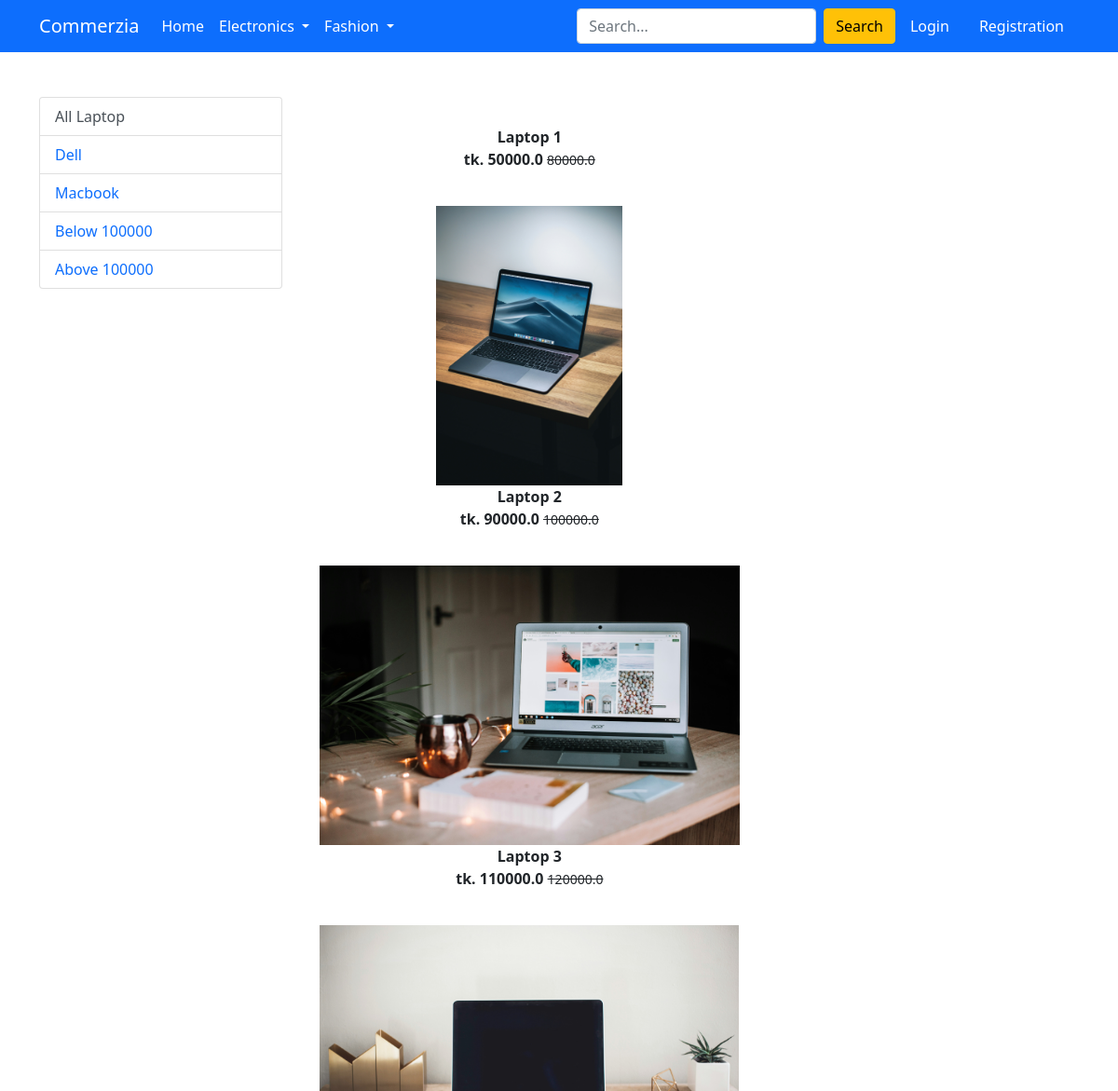
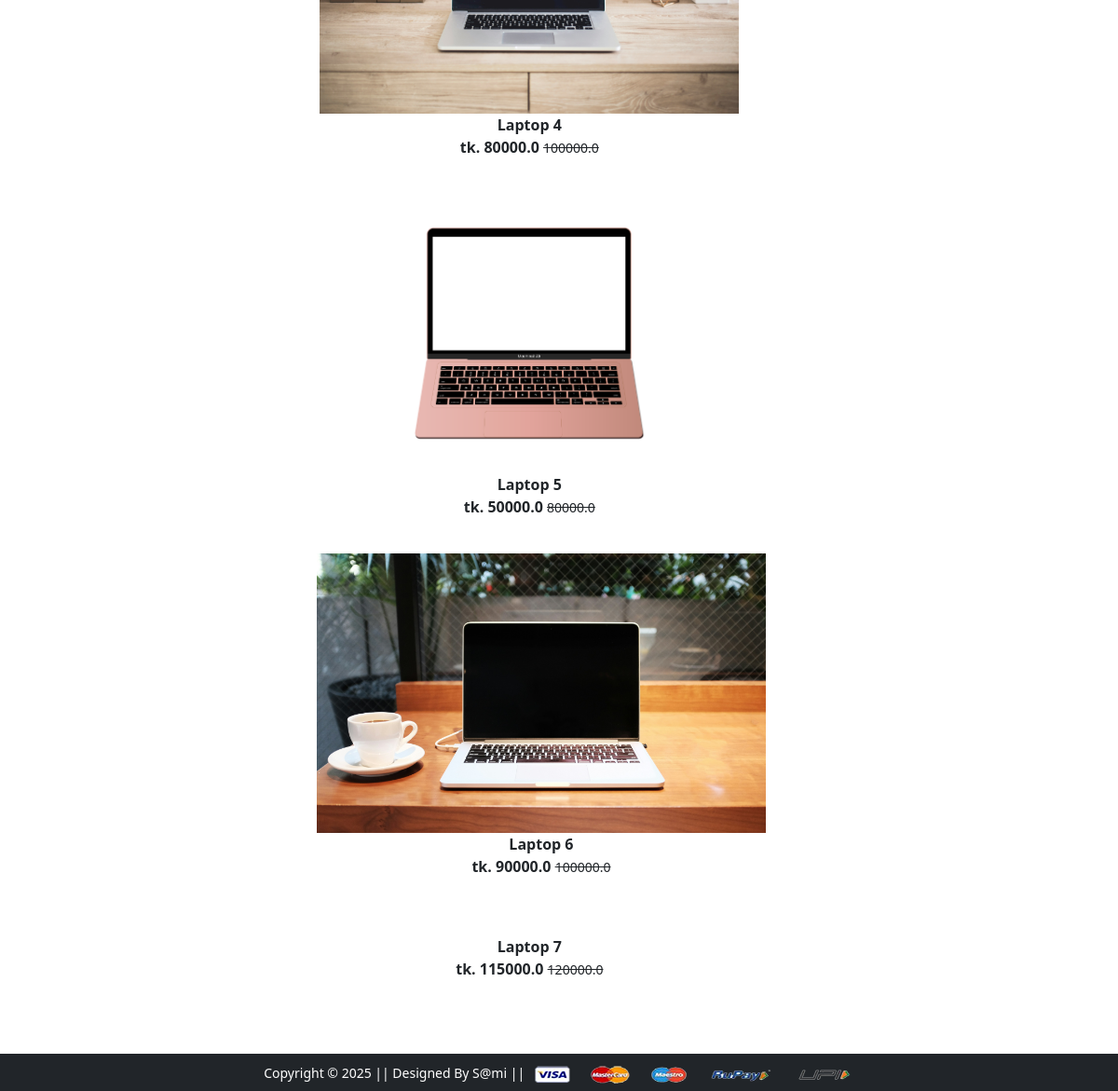
The app's page /laptop/ with its own data (2 pictures, top to bottom).
### app/models.py (models this page shows, shortened)
class Product(models.Model):
    title = models.CharField(max_length=155)
    selling_price = models.FloatField()
    discounted_price = models.FloatField()
    description = models.TextField()
    brand  = models.CharField(max_length=155)
    category = models.CharField(choices=CATEGORY_CHOICES,max_length=5)
    product_image = models.ImageField(upload_to='productimg')

### app/views.py (the view)
# urls.py: path('laptop/', views.laptop, name='laptop'),
def laptop(request,data=None):
 if data == None:
  laptops = Product.objects.filter(category='L')
 elif data == 'Dell' or data == 'Apple':
  laptops = Product.objects.filter(category='L').filter(brand=data)
 elif data == 'below':
  laptops = Product.objects.filter(category='L').filter(discounted_price__lt=100000)
 elif data == 'above':
  laptops = Product.objects.filter(category='L').filter(discounted_price__gt=100000)
 return render(request, 'app/laptop.html',{'laptop':laptops})

### app/templates/app/laptop.html (shortened to what this page needs)
{% extends 'app/base.html' %}
{% load static %}
{% block main-content %}
<div class="container my-5">
 <div class="row">
  <div class="col-sm-3">
    <div class="list-group">
        <a href="{% url 'laptop' %}" class="list-group-item list-group-item-action " aria-current="true">All Laptop</a>
        <a href="{% url 'laptopdata' 'Dell' %}" class="list-group-item list-gorup-item-action" aria-current="true">Dell</a>
        <a href="{% url 'laptopdata' 'Apple' %}" class="list-group-item list-gorup-item-action">Macbook</a>
        <a href="{% url 'laptopdata' 'below' %}" class="list-group-item list-gorup-item-action">Below 100000</a>
        <a href="{% url 'laptopdata' 'above' %}" class="list-group-item list-gorup-item-action">Above 100000</a>
    </div>
  </div>
  <div class="col-lg-8">
    <div class="row">
        {% for product in laptop %}
        <div class="col-lg-8 text-center mb-4">
            <a href="{% url 'product-detail' product.id %}" class="btn">
                <div class="item">
                    <img src="{{product.product_image.url}}" alt="" height="300" class="">
                    <div class="fw-bold">{{product.title}}</div>
                    <div class="fw-bold">tk. {{product.discounted_price}}
                        <small class="fw-light text-decoration-line-through">{{product.selling_price}}</small></div>
                </div>
            </a>
        </div>
        {% endfor %}
    </div>
  </div>
 </div>
</div>
{% endblock main-content %}

### records on screen
Product: title "Laptop 1", discounted_price "50000.0", selling_price "80000.0"
Product: product_image (picture), title "Laptop 2", discounted_price "90000.0", selling_price "100000.0"
Product: product_image (picture), title "Laptop 3", discounted_price "110000.0", selling_price "120000.0"
Product: product_image (picture), title "Laptop 4", discounted_price "80000.0", selling_price "100000.0"
Product: product_image (picture), title "Laptop 5", discounted_price "50000.0", selling_price "80000.0"
Product: product_image (picture), title "Laptop 6", discounted_price "90000.0", selling_price "100000.0"
Product: title "Laptop 7", discounted_price "115000.0", selling_price "120000.0"
